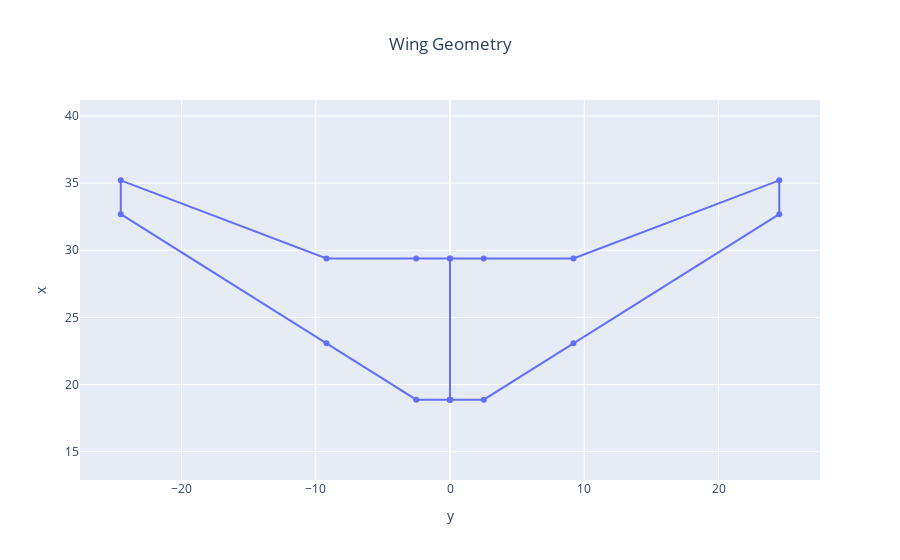

Write notebook code for a chart like this one.
### Code cell
fig = oad.wing_geometry_plot(MTOW_problem.output_file_path, name="FAST-OAD")
fig.show()

### Figure 1 — Plotly figure (JSON) as saved in the notebook; plotly's stock layout.template omitted (floating-point values rounded to 4 significant figures)
{"data": [{"mode": "lines+markers", "name": "FAST-OAD", "type": "scatter", "uid": "4f44d43b-e594-46be-9c5d-4cdf4730b1be", "x": [0, -2.516, -9.197, -24.53, -24.53, -9.197, -2.516, 0, 0, 0, 2.516, 9.197, 24.53, 24.53, 9.197, 2.516, 0, 0], "y": [18.87, 18.87, 23.07, 32.69, 35.21, 29.39, 29.39, 29.39, 18.87, 18.87, 18.87, 23.07, 32.69, 35.21, 29.39, 29.39, 29.39, 18.87]}], "layout": {"title": {"text": "Wing Geometry", "x": 0.5}, "xaxis": {"title": {"text": "y"}}, "yaxis": {"scaleanchor": "x", "scaleratio": 1, "title": {"text": "x"}}}}
